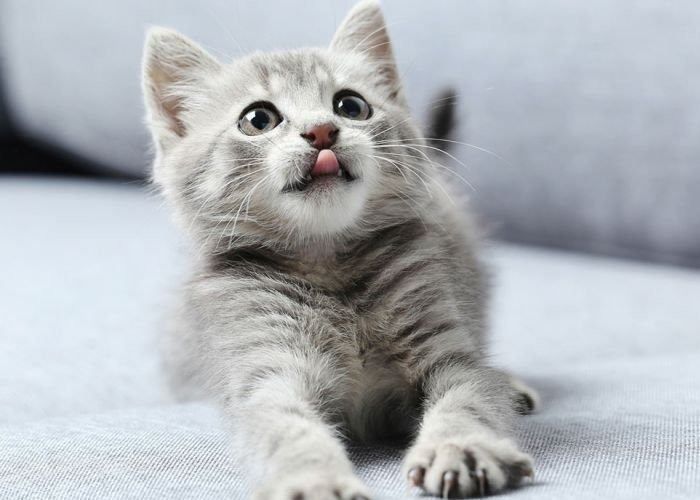
#> input picture lab6/src/percepcion/otros/imagenes/gato.jpg, 700 x 500 px
$ python 2-transformaciones.py
#> lines starting #> are read from the running program, lines starting #| are printed output that depends on the picture
import cv2
import numpy as np

I = cv2.imread('imagenes/gato.jpg')
#> I is the input picture: shape (500, 700, 3); mean B, G, R 184.9, 180.4, 176.4
Nrows, Ncols, Nchannels = I.shape
#> Nrows = 500; Ncols = 700; Nchannels = 3

# Escalamiento
Irescaled = cv2.resize(I, None, fx=0.5, fy=0.5, interpolation=cv2.INTER_CUBIC)
cv2.imshow('Imagen escalada', Irescaled); cv2.waitKey(0)

# Traslacion
tx = 100; ty = 50
M = np.float32([[1, 0, tx],
				[0, 1, ty]])
Itransl = cv2.warpAffine(I, M, (Ncols, Nrows)) # Size is width, height
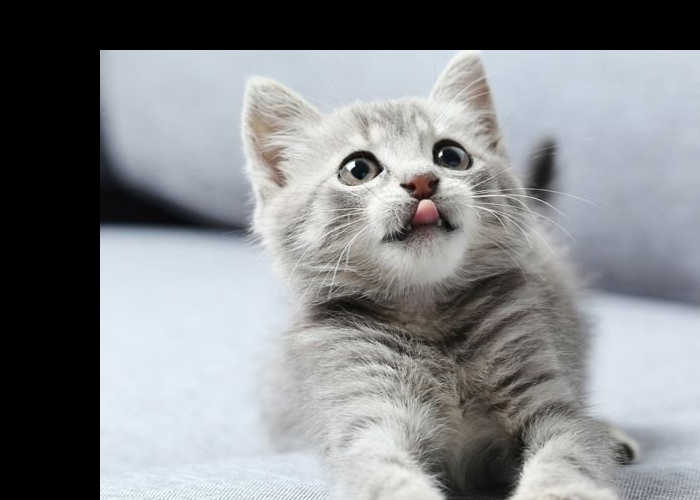
#> Itransl: shape (500, 700, 3); mean B, G, R 138.4, 135.7, 133.1
cv2.imshow('Imagen trasladada', Itransl); cv2.waitKey(0)

# Rotacion
center_rot = (Ncols/2, Nrows/2)
#> center_rot = (350, 250)
angle = 45
M = cv2.getRotationMatrix2D(center_rot, angle, 1)
Irot = cv2.warpAffine(I, M, (Ncols, Nrows))
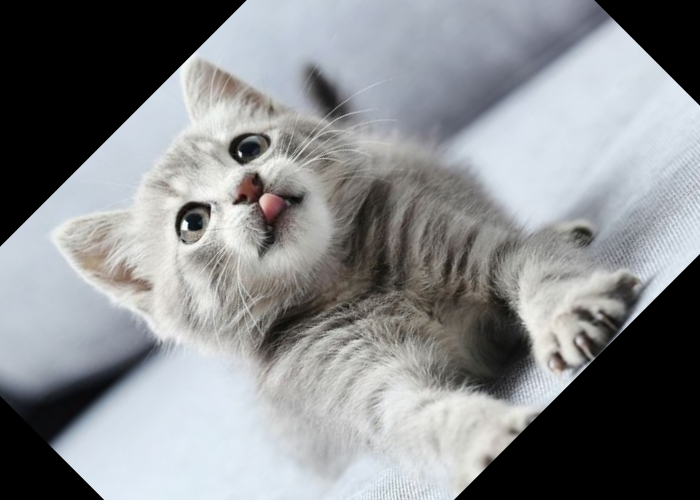
#> Irot: shape (500, 700, 3); mean B, G, R 139.7, 137.2, 134.9
cv2.imshow('Imagen rotada', Irot); cv2.waitKey(0)

cv2.destroyAllWindows()
